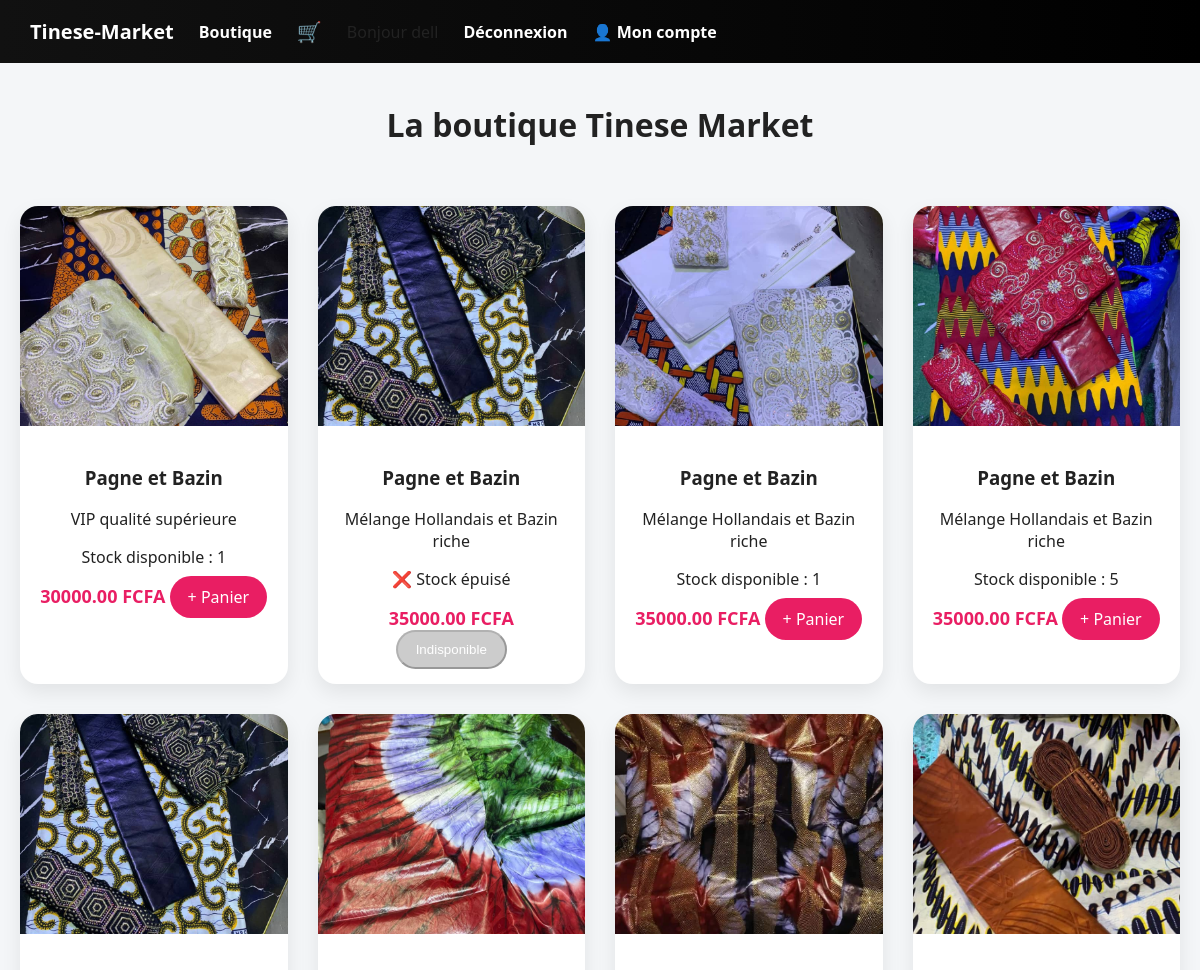
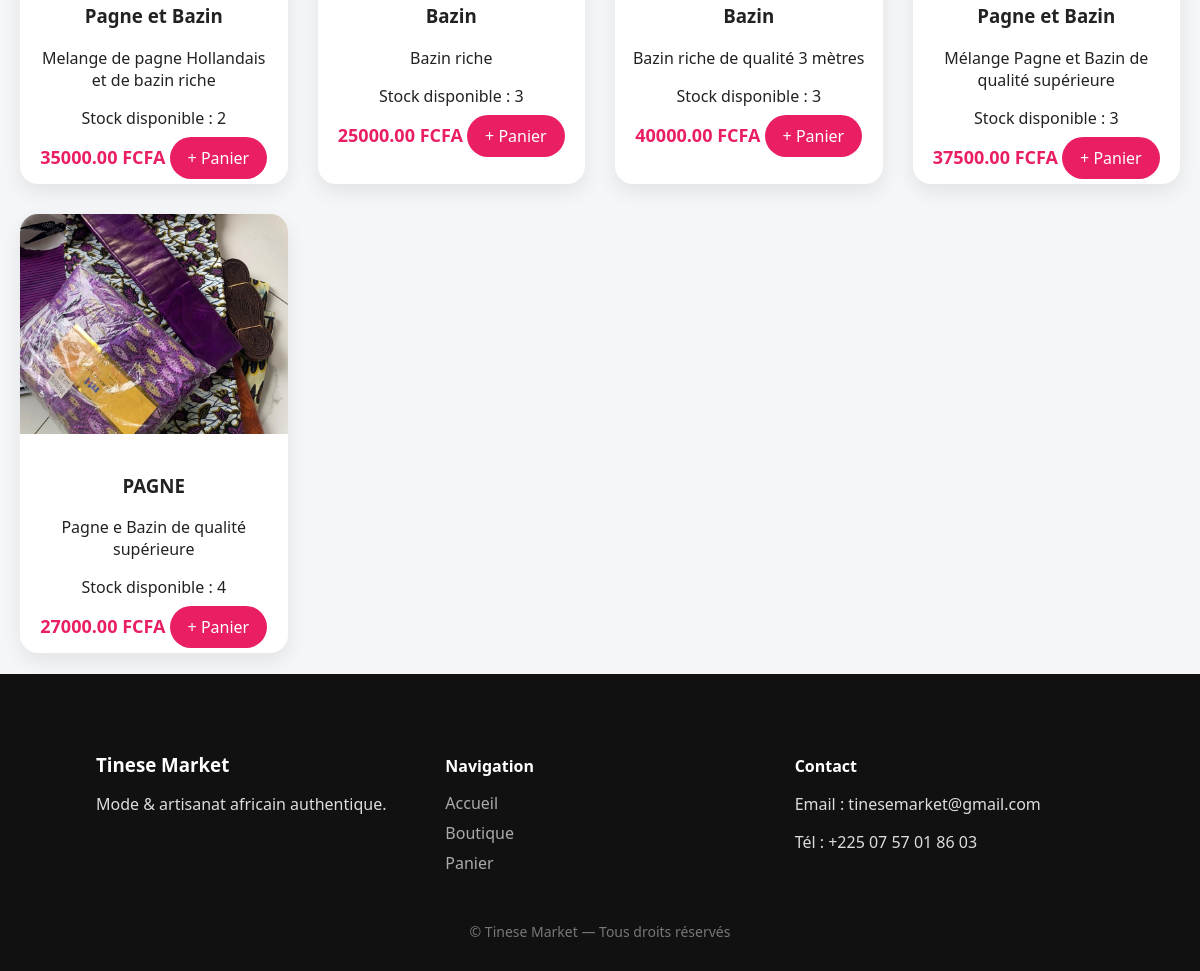
/boutique/vetement/ (signed in), run on the app's committed database (2 pictures, top to bottom).
### boutique/models.py (models this page shows, shortened)
class Product(models.Model):
    category = models.ForeignKey(
    Category,
    related_name='products',
    on_delete=models.CASCADE,
    null=True,
    blank=True
)
    name = models.CharField(max_length=200)
    description = models.TextField()
    price = models.DecimalField(max_digits=8, decimal_places=2)
    stock = models.PositiveIntegerField(default=0)
    image = models.ImageField(upload_to='products/', blank=True)

### boutique/views.py (the view)
# urls.py: path('<slug:category_slug>/', views.shop_by_category, name='shop_by_category'),
def shop_by_category(request, category_slug):
    category = get_object_or_404(Category, slug=category_slug)
    products = Product.objects.filter(category=category)
    categories = Category.objects.all()
    return render(request, "boutique/shop.html", {
        "products": products,
        "categories": categories,
        "active_category": category
    })

### cart/cart.py (called while the page is built)
    def total_quantity(self):
        return sum(item['qty'] for item in self.cart.values())

### cart/context_processors.py (called while the page is built)
def cart_info(request):
    cart = Cart(request)
    return {
        'cart_count': cart.total_quantity()
    }

### templates/boutique/shop.html (shortened to what this page needs)
{% extends 'base.html' %}
{% block content %}
<h1 class="page-title">La boutique Tinese Market</h1>
<div class="products">
    {% for product in products %}
        <div class="product-card">
            <div class="product-image">
                {% if product.image %}
                    <img src="{{ product.image.url }}" alt="{{ product.name }}">
                {% endif %}
            </div>
            <div class="product-info">
                <h3>{{ product.name }}</h3>
                <p>{{ product.description|truncatechars:80 }}</p>
                {% if product.stock > 0 %}
                    <p class="stock in-stock">
                        Stock disponible : {{ product.stock }}
                    </p>
                {% else %}
                    <p class="stock out-stock">
                        ❌ Stock épuisé
                    </p>
                {% endif %}
                <div class="product-footer">
                    <span class="price">{{ product.price }} FCFA</span>
                    {% if product.stock > 0 %}
                        <a class="btn-add"
                           href="{% url 'add_to_cart' product.id %}">
                            + Panier
                        </a>
                    {% else %}
                        <button class="btn-add disabled" disabled>
                            Indisponible
                        </button>
                    {% endif %}
                </div>
            </div>
        </div>
    {% empty %}
        <p>Aucun produit</p>
    {% endfor %}
</div>
{% endblock %}

### templates/base.html (shortened to what this page needs)
{% load static %}
<!DOCTYPE html>
<html lang="fr">
<head>
    <link rel="stylesheet" href="{% static 'css/style.css' %}">
</head>
<body>
    <nav>
        <a href="{% url 'home' %}" class="logo">Tinese-Market</a>
        <a href="{% url 'shop' %}">Boutique</a>
        <a href="{% url 'cart_detail' %}" class="cart-link">
            🛒
        </a>
         {% if user.is_authenticated %}
            <span>Bonjour {{ user.username }}</span>
            <a href="{% url 'logout' %}">Déconnexion</a>
             <a href="{% url 'my_orders' %}">👤 Mon compte</a>
        {% else %}
            <a href="{% url 'register' %}">Inscription</a>
            <a href="{% url 'login' %}">Connexion</a>
        {% endif %}
    </nav>
    <main>
        {% block content %}
        {% endblock %}
    </main>
    <footer class="footer">
    <div class="footer-grid">
        <div>
            <h3>Tinese Market</h3>
            <p>Mode & artisanat africain authentique.</p>
        </div>
        <div>
            <h4>Navigation</h4>
            <a href="{% url 'home' %}">Accueil</a>
            <a href="{% url 'shop' %}">Boutique</a>
            <a href="{% url 'cart_detail' %}">Panier</a>
        </div>
        <div>
            <h4>Contact</h4>
            <p>Email : tinesemarket@gmail.com</p>
            <p>Tél : +225 07 57 01 86 03</p>
        </div>
    </div>
    <div class="footer-bottom">
        © Tinese Market — Tous droits réservés
    </div>
</footer>
</body>
</html>

### static/css/style.css (style rules this page uses)
body { font-family: "Segoe UI", Arial, sans-serif; margin: 0; background: #f4f6f8; color: #222; }
h1, h2, h3 { font-weight: 700; }
.page-title { text-align: center; margin: 40px 0; }
nav { background: linear-gradient(90deg, #111, #000); padding: 18px 30px; display: flex; align-items: center; gap: 25px; }
nav a { color: white; text-decoration: none; font-weight: 600; position: relative; }
nav a::after { content: ""; position: absolute; bottom: -6px; left: 0; width: 0; height: 2px; background: #e91e63; transition: width 0.3s ease; }
.cart-link { position: relative; }
.btn-add { background: #e91e63; color: white; padding: 10px 18px; border-radius: 25px; text-decoration: none; }
.products { display: grid; grid-template-columns: repeat(auto-fit, minmax(260px, 1fr)); gap: 30px; padding: 20px; }
.product-card { background: white; border-radius: 18px; overflow: hidden; box-shadow: 0 8px 20px rgba(0,0,0,.08); transition: transform .3s; }
.product-image img { width: 100%; height: 220px; object-fit: cover; }
.product-info { padding: 15px; text-align: center; }
.price { font-size: 18px; font-weight: bold; color: #e91e63; }
.footer { background: #111; color: #ddd; padding: 60px 8% 30px; }
.footer-grid { display: grid; grid-template-columns: repeat(auto-fit, minmax(220px, 1fr)); gap: 40px; }
.footer h3, .footer h4 { color: white; margin-bottom: 15px; }
.footer a { color: #aaa; text-decoration: none; margin-bottom: 8px; display: block; }
.footer-bottom { text-align: center; margin-top: 40px; font-size: 14px; color: #777; }
.logo { font-size: 20px; font-weight: bold; color: white; text-decoration: none; }
.cart-link { font-size: 20px; }
html, body { height: 100%; }
body { display: flex; flex-direction: column; }
main { flex: 1; }
.btn-add.disabled { background: #ccc; cursor: not-allowed; }

### data on the page
Product: image (picture), name "Pagne et Bazin", description "VIP qualité supérieure", stock "1", price "30000.00", shows "+ Panier"
Product: image (picture), name "Pagne et Bazin", description "Mélange Hollandais et Bazin riche", stock "❌ Stock épuisé", price "35000.00"
Product: image (picture), name "Pagne et Bazin", description "Mélange Hollandais et Bazin riche", stock "1", price "35000.00", shows "+ Panier"
Product: image (picture), name "Pagne et Bazin", description "Mélange Hollandais et Bazin riche", stock "5", price "35000.00", shows "+ Panier"
Product: image (picture), name "Pagne et Bazin", description "Melange de pagne Hollandais et de bazin riche", stock "2", price "35000.00", shows "+ Panier"
Product: image (picture), name "Bazin", description "Bazin riche", stock "3", price "25000.00", shows "+ Panier"
Product: image (picture), name "Bazin", description "Bazin riche de qualité 3 mètres", stock "3", price "40000.00", shows "+ Panier"
Product: image (picture), name "Pagne et Bazin", description "Mélange Pagne et Bazin de qualité supérieure", stock "3", price "37500.00", shows "+ Panier"
Product: image (picture), name "PAGNE", description "Pagne e Bazin de qualité supérieure", stock "4", price "27000.00", shows "+ Panier"

### other printed values
{{ user.username }} "dell"
